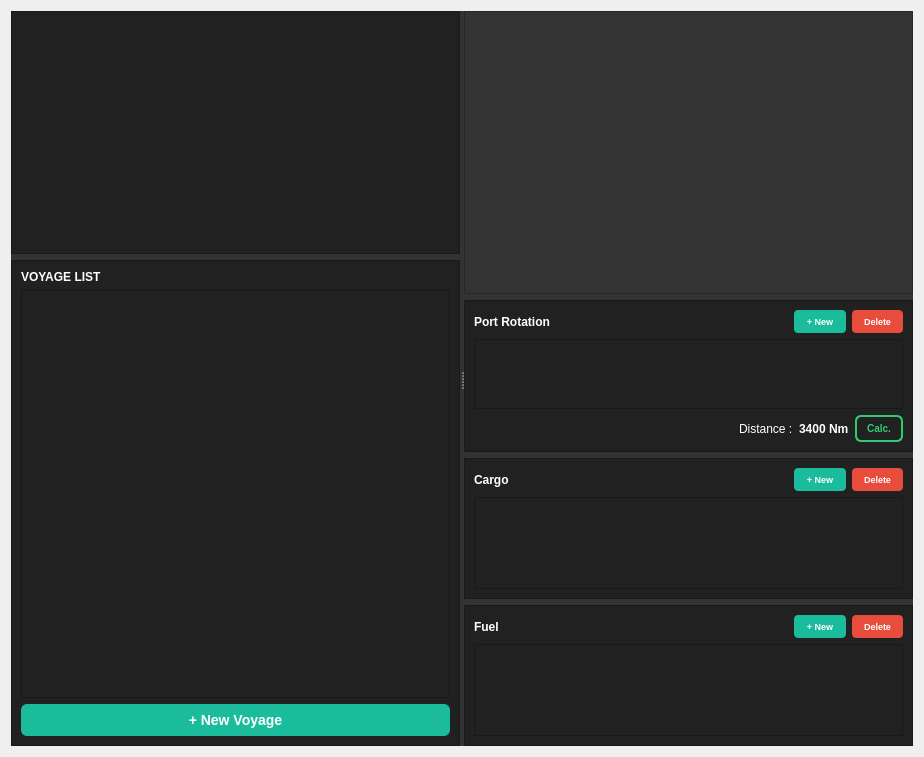
<?xml version="1.0" encoding="UTF-8"?>
<ui version="4.0">
 <class>VoyagePlanningPage</class>
 <widget class="QWidget" name="VoyagePlanningPage">
  <property name="geometry">
   <rect>
    <x>0</x>
    <y>0</y>
    <width>924</width>
    <height>757</height>
   </rect>
  </property>
  <property name="windowTitle">
   <string>Form</string>
  </property>
  <layout class="QVBoxLayout" name="verticalLayout_8">
   <item>
    <widget class="QSplitter" name="splitter">
     <property name="styleSheet">
      <string notr="true">background-color:#333333;</string>
     </property>
     <property name="orientation">
      <enum>Qt::Orientation::Horizontal</enum>
     </property>
     <widget class="QWidget" name="layoutWidget">
      <layout class="QVBoxLayout" name="verticalLayout_6" stretch="5,10">
       <item>
        <widget class="QFrame" name="frame">
         <property name="styleSheet">
          <string notr="true">background-color:#212121;</string>
         </property>
         <property name="frameShape">
          <enum>QFrame::Shape::StyledPanel</enum>
         </property>
         <property name="frameShadow">
          <enum>QFrame::Shadow::Raised</enum>
         </property>
         <layout class="QVBoxLayout" name="verticalLayout">
          <item>
           <widget class="QWidget" name="widgetMap" native="true"/>
          </item>
         </layout>
        </widget>
       </item>
       <item>
        <widget class="QFrame" name="frame_2">
         <property name="styleSheet">
          <string notr="true">background-color : #212121;</string>
         </property>
         <property name="frameShape">
          <enum>QFrame::Shape::StyledPanel</enum>
         </property>
         <property name="frameShadow">
          <enum>QFrame::Shadow::Raised</enum>
         </property>
         <layout class="QVBoxLayout" name="verticalLayout_2">
          <item>
           <widget class="QLabel" name="label">
            <property name="font">
             <font>
              <bold>true</bold>
             </font>
            </property>
            <property name="styleSheet">
             <string notr="true">color:white;</string>
            </property>
            <property name="text">
             <string>VOYAGE LIST</string>
            </property>
           </widget>
          </item>
          <item>
           <widget class="QListWidget" name="listWidget"/>
          </item>
          <item>
           <widget class="QPushButton" name="pushButton">
            <property name="styleSheet">
             <string notr="true">QPushButton {
    background-color: #1abc9c; /* Warna hijau utama */
    color: white; /* Warna teks */
    border: none; /* Menghilangkan border default */
    border-radius: 6px; /* Sudut yang sedikit membulat */
    padding: 8px 10px; /* Jarak teks dari tepi tombol (vertikal, horizontal) */
    font-size: 14px; /* Ukuran font */
    font-weight: bold; /* Teks tebal */
}

QPushButton:hover {
    background-color: #16a085; /* Warna saat mouse di atas tombol */
}

QPushButton:pressed {
    background-color: #117a65; /* Warna saat tombol ditekan */
}</string>
            </property>
            <property name="text">
             <string>+ New Voyage</string>
            </property>
           </widget>
          </item>
         </layout>
        </widget>
       </item>
      </layout>
     </widget>
     <widget class="QWidget" name="layoutWidget">
      <layout class="QVBoxLayout" name="verticalLayout_7" stretch="2,1,1,1">
       <item>
        <widget class="QGraphicsView" name="graphicsView"/>
       </item>
       <item>
        <widget class="QFrame" name="frame_3">
         <property name="styleSheet">
          <string notr="true">background-color : #212121;</string>
         </property>
         <property name="frameShape">
          <enum>QFrame::Shape::StyledPanel</enum>
         </property>
         <property name="frameShadow">
          <enum>QFrame::Shadow::Raised</enum>
         </property>
         <layout class="QVBoxLayout" name="verticalLayout_3">
          <item>
           <layout class="QHBoxLayout" name="horizontalLayout">
            <item>
             <widget class="QLabel" name="label_2">
              <property name="font">
               <font>
                <bold>true</bold>
               </font>
              </property>
              <property name="styleSheet">
               <string notr="true">color:white;</string>
              </property>
              <property name="text">
               <string>Port Rotation</string>
              </property>
             </widget>
            </item>
            <item>
             <spacer name="horizontalSpacer">
              <property name="orientation">
               <enum>Qt::Orientation::Horizontal</enum>
              </property>
              <property name="sizeHint" stdset="0">
               <size>
                <width>40</width>
                <height>20</height>
               </size>
              </property>
             </spacer>
            </item>
            <item>
             <widget class="QPushButton" name="pushButtonPortRotation">
              <property name="styleSheet">
               <string notr="true">QPushButton {
    background-color: #1abc9c; /* Warna hijau utama */
    color: white; /* Warna teks */
    border: none; /* Menghilangkan border default */
    border-radius: 4px; /* Sudut yang sedikit membulat */
    padding: 6px 12px; /* Jarak teks dari tepi tombol (vertikal, horizontal) */
    font-size: 9px; /* Ukuran font */
    font-weight: bold; /* Teks tebal */
}

QPushButton:hover {
    background-color: #16a085; /* Warna saat mouse di atas tombol */
}

QPushButton:pressed {
    background-color: #117a65; /* Warna saat tombol ditekan */
}</string>
              </property>
              <property name="text">
               <string>+ New</string>
              </property>
             </widget>
            </item>
            <item>
             <widget class="QPushButton" name="portRotationDelete">
              <property name="styleSheet">
               <string notr="true">QPushButton {
    background-color: #e74c3c; /* Warna merah utama */
    color: white; /* Warna teks */
    border: none; /* Menghilangkan border default */
    border-radius: 4px; /* Sudut yang sedikit membulat */
    padding: 6px 12px; /* Jarak teks dari tepi tombol (vertikal, horizontal) */
    font-size: 9px; /* Ukuran font */
    font-weight: bold; /* Teks tebal */
}

QPushButton:hover {
    background-color: #c0392b; /* Warna saat mouse di atas tombol */
}

QPushButton:pressed {
    background-color: #a93226; /* Warna saat tombol ditekan */
}</string>
              </property>
              <property name="text">
               <string>Delete</string>
              </property>
             </widget>
            </item>
           </layout>
          </item>
          <item>
           <widget class="QTableWidget" name="tableWidgetPortRotation"/>
          </item>
          <item>
           <layout class="QHBoxLayout" name="horizontalLayout_2">
            <item>
             <spacer name="horizontalSpacer_2">
              <property name="orientation">
               <enum>Qt::Orientation::Horizontal</enum>
              </property>
              <property name="sizeHint" stdset="0">
               <size>
                <width>40</width>
                <height>20</height>
               </size>
              </property>
             </spacer>
            </item>
            <item>
             <widget class="QLabel" name="label_3">
              <property name="styleSheet">
               <string notr="true">color:white;</string>
              </property>
              <property name="text">
               <string>Distance :</string>
              </property>
             </widget>
            </item>
            <item>
             <widget class="QLabel" name="label_4">
              <property name="font">
               <font>
                <bold>true</bold>
               </font>
              </property>
              <property name="styleSheet">
               <string notr="true">color:white;</string>
              </property>
              <property name="text">
               <string>3400 Nm</string>
              </property>
             </widget>
            </item>
            <item>
             <widget class="QPushButton" name="pushButton_3">
              <property name="styleSheet">
               <string notr="true">QPushButton {
    background-color: transparent; /* Latar belakang dibuat transparan */
    color: #2ecc71; /* Warna teks hijau */
    border: 2px solid #2ecc71; /* Garis tepi hijau setebal 2px */
    border-radius: 6px; /* Sudut yang membulat */
    padding: 5px 10px; /* Jarak teks dari tepi tombol */
    font-size: 10px; /* Ukuran font (sesuaikan jika perlu) */
    font-weight: bold; /* Teks tebal */
}

QPushButton:hover {
    background-color: #2ecc71; /* Latar belakang menjadi hijau saat disentuh mouse */
    color: white; /* Teks menjadi putih agar kontras */
}

QPushButton:pressed {
    background-color: #27ae60; /* Latar belakang menjadi hijau lebih gelap saat ditekan */
    color: white;
}</string>
              </property>
              <property name="text">
               <string>Calc.</string>
              </property>
             </widget>
            </item>
           </layout>
          </item>
         </layout>
        </widget>
       </item>
       <item>
        <widget class="QFrame" name="frame_4">
         <property name="styleSheet">
          <string notr="true">background-color : #212121;</string>
         </property>
         <property name="frameShape">
          <enum>QFrame::Shape::StyledPanel</enum>
         </property>
         <property name="frameShadow">
          <enum>QFrame::Shadow::Raised</enum>
         </property>
         <layout class="QVBoxLayout" name="verticalLayout_4">
          <item>
           <layout class="QHBoxLayout" name="horizontalLayout_3">
            <item>
             <widget class="QLabel" name="label_5">
              <property name="font">
               <font>
                <bold>true</bold>
               </font>
              </property>
              <property name="styleSheet">
               <string notr="true">color:white;</string>
              </property>
              <property name="text">
               <string>Cargo</string>
              </property>
             </widget>
            </item>
            <item>
             <spacer name="horizontalSpacer_3">
              <property name="orientation">
               <enum>Qt::Orientation::Horizontal</enum>
              </property>
              <property name="sizeHint" stdset="0">
               <size>
                <width>40</width>
                <height>20</height>
               </size>
              </property>
             </spacer>
            </item>
            <item>
             <widget class="QPushButton" name="pushButtonCargo">
              <property name="styleSheet">
               <string notr="true">QPushButton {
    background-color: #1abc9c; /* Warna hijau utama */
    color: white; /* Warna teks */
    border: none; /* Menghilangkan border default */
    border-radius: 4px; /* Sudut yang sedikit membulat */
    padding: 6px 12px; /* Jarak teks dari tepi tombol (vertikal, horizontal) */
    font-size: 9px; /* Ukuran font */
    font-weight: bold; /* Teks tebal */
}

QPushButton:hover {
    background-color: #16a085; /* Warna saat mouse di atas tombol */
}

QPushButton:pressed {
    background-color: #117a65; /* Warna saat tombol ditekan */
}</string>
              </property>
              <property name="text">
               <string>+ New</string>
              </property>
             </widget>
            </item>
            <item>
             <widget class="QPushButton" name="cargoDelete">
              <property name="styleSheet">
               <string notr="true">QPushButton {
    background-color: #e74c3c; /* Warna merah utama */
    color: white; /* Warna teks */
    border: none; /* Menghilangkan border default */
    border-radius: 4px; /* Sudut yang sedikit membulat */
    padding: 6px 12px; /* Jarak teks dari tepi tombol (vertikal, horizontal) */
    font-size: 9px; /* Ukuran font */
    font-weight: bold; /* Teks tebal */
}

QPushButton:hover {
    background-color: #c0392b; /* Warna saat mouse di atas tombol */
}

QPushButton:pressed {
    background-color: #a93226; /* Warna saat tombol ditekan */
}</string>
              </property>
              <property name="text">
               <string>Delete</string>
              </property>
             </widget>
            </item>
           </layout>
          </item>
          <item>
           <widget class="QTableWidget" name="tableWidgetCargo"/>
          </item>
         </layout>
        </widget>
       </item>
       <item>
        <widget class="QFrame" name="frame_5">
         <property name="styleSheet">
          <string notr="true">background-color : #212121;</string>
         </property>
         <property name="frameShape">
          <enum>QFrame::Shape::StyledPanel</enum>
         </property>
         <property name="frameShadow">
          <enum>QFrame::Shadow::Raised</enum>
         </property>
         <layout class="QVBoxLayout" name="verticalLayout_5">
          <item>
           <layout class="QHBoxLayout" name="horizontalLayout_4">
            <item>
             <widget class="QLabel" name="label_6">
              <property name="font">
               <font>
                <bold>true</bold>
               </font>
              </property>
              <property name="styleSheet">
               <string notr="true">color:white;</string>
              </property>
              <property name="text">
               <string>Fuel</string>
              </property>
             </widget>
            </item>
            <item>
             <spacer name="horizontalSpacer_4">
              <property name="orientation">
               <enum>Qt::Orientation::Horizontal</enum>
              </property>
              <property name="sizeHint" stdset="0">
               <size>
                <width>40</width>
                <height>20</height>
               </size>
              </property>
             </spacer>
            </item>
            <item>
             <widget class="QPushButton" name="pushButtonFuel">
              <property name="styleSheet">
               <string notr="true">QPushButton {
    background-color: #1abc9c; /* Warna hijau utama */
    color: white; /* Warna teks */
    border: none; /* Menghilangkan border default */
    border-radius: 4px; /* Sudut yang sedikit membulat */
    padding: 6px 12px; /* Jarak teks dari tepi tombol (vertikal, horizontal) */
    font-size: 9px; /* Ukuran font */
    font-weight: bold; /* Teks tebal */
}

QPushButton:hover {
    background-color: #16a085; /* Warna saat mouse di atas tombol */
}

QPushButton:pressed {
    background-color: #117a65; /* Warna saat tombol ditekan */
}</string>
              </property>
              <property name="text">
               <string>+ New</string>
              </property>
             </widget>
            </item>
            <item>
             <widget class="QPushButton" name="fuelPlanDelete">
              <property name="styleSheet">
               <string notr="true">QPushButton {
    background-color: #e74c3c; /* Warna merah utama */
    color: white; /* Warna teks */
    border: none; /* Menghilangkan border default */
    border-radius: 4px; /* Sudut yang sedikit membulat */
    padding: 6px 12px; /* Jarak teks dari tepi tombol (vertikal, horizontal) */
    font-size: 9px; /* Ukuran font */
    font-weight: bold; /* Teks tebal */
}

QPushButton:hover {
    background-color: #c0392b; /* Warna saat mouse di atas tombol */
}

QPushButton:pressed {
    background-color: #a93226; /* Warna saat tombol ditekan */
}</string>
              </property>
              <property name="text">
               <string>Delete</string>
              </property>
             </widget>
            </item>
           </layout>
          </item>
          <item>
           <widget class="QTableWidget" name="tableWidgetFuelPlan"/>
          </item>
         </layout>
        </widget>
       </item>
      </layout>
     </widget>
    </widget>
   </item>
  </layout>
 </widget>
 <resources/>
 <connections/>
</ui>
